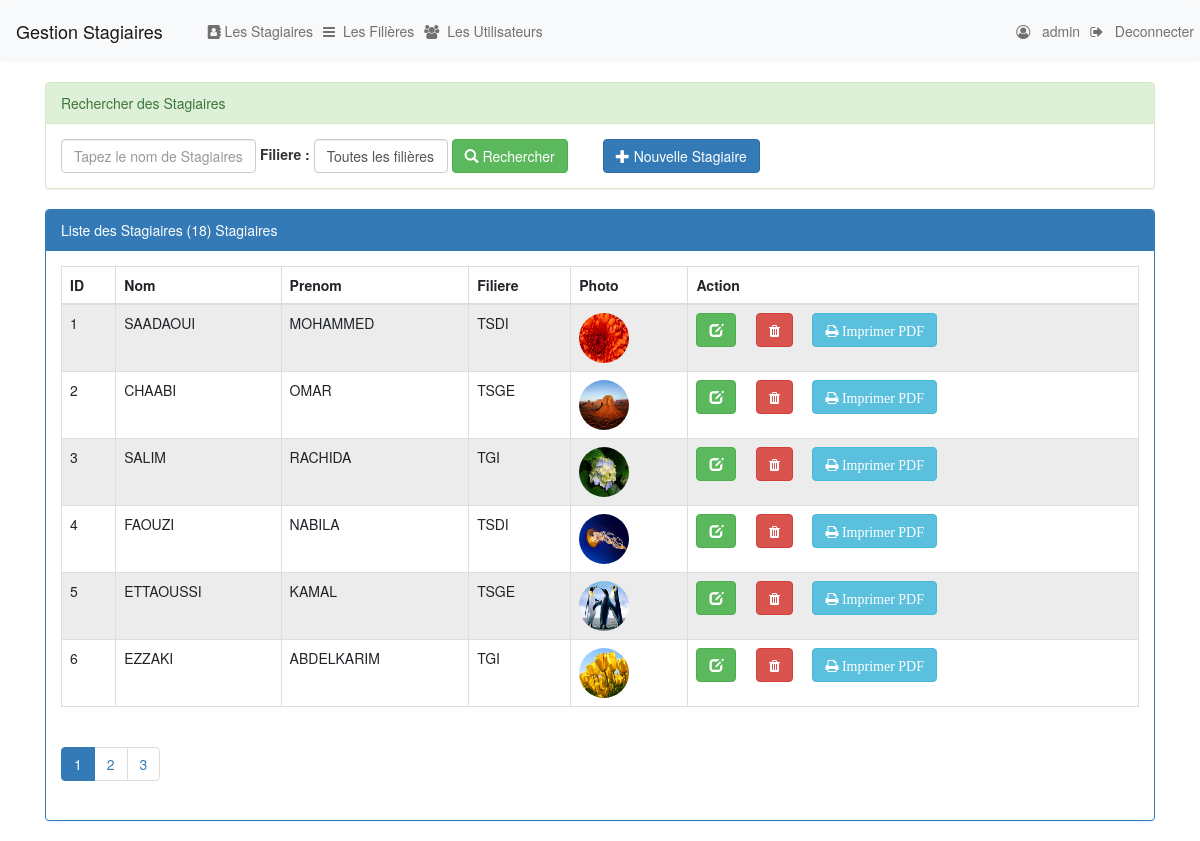
/pages/stagiaires.php (signed in), run on the app's committed database.
### tables this page shows
create table stagiaire(
    idStagiaire int(4) auto_increment primary key,
    nom varchar(50),
    prenom varchar(50),
    civilite varchar(1),
    photo varchar(100),
    idFiliere int(4)
);

create table filiere(
    idFiliere int(4) auto_increment primary key,
    nomFiliere varchar(50),
    niveau varchar(50)
);

### pages/stagiaires.php (the view, shortened to what this page needs)
<?php
        require_once("coonexiondb.php");
        $nomPrenom=isset($_GET['nomPrenom'])?$_GET['nomPrenom']:"";
        $filiere=isset($_GET['idFiliere'])?$_GET['idFiliere']:0;
        $size=isset($_GET['size']) ? $_GET['size']:6;
        $page=isset($_GET['page']) ? $_GET['page']:1;
        $offset=($page-1)*$size;
        $requete="select * from filiere";
        if($filiere==0){
            $req="SELECT idStagiaire,nom,prenom,nomFiliere,photo FROM stagiaire INNER JOIN filiere ON stagiaire.idFiliere = filiere.idFiliere
                 and (nom like '%$nomPrenom%' or prenom like '%$nomPrenom%') order by idStagiaire
                 limit $size offset $offset ";
            $reqtot="select count(*) contS from stagiaire where (nom like '%$nomPrenom%' or prenom like '%$nomPrenom%') ";
        }
        $res=$conn->query($req);
        $restot=$conn->query($reqtot);
        $resfil=$conn->query($requete);
        $tot=$restot->fetch();
        $nbtot=$tot['contS'];
        $rest=$nbtot % $size;
        if($rest===0)
         $nbrPage=$nbtot/$size;
        else
         $nbrPage=floor($nbtot/$size)+1;
?>
<!DOCTYPE html>
<html>
    <head>
    <link href="https://cdn.jsdelivr.net/npm/bootstrap@5.1.3/dist/css/bootstrap.min.css" rel="stylesheet">
    <link rel="stylesheet" type="text/css" href="../css/bootstrap.min.css">
    <link rel="stylesheet" type="text/css" href="../css/font-awesome.min.css">
    </head>
    <body>
        <?php include("menu.php")?>
        <div class="container">
            <div class="panel panel-success">
            <div class="panel-heading">Rechercher des Stagiaires</div>
            <div class="panel-body">
                 <form action="stagiaires.php" method="get" class="form-inline">
                     <div class="form-group">
                     <input type="text" name="nomPrenom" id="nomPrenom" placeholder="Tapez le nom de Stagiaires" value="<?php echo $nomPrenom ?>"  class="form-control">
                     </div>
                     <label for="">Filiere :</label>
                     <select name="idFiliere" id="idFiliere" class="form-control" onchange="this.form.submit()">
                           <option value=0>Toutes les filières</option>
                           <?php while($filiere=$resfil->fetch()) {?>
                            <option value="<?php echo $filiere['idFiliere']?>">
                            <?php if($filiere['idFiliere']===$filiere) echo "selected"?>
                            <?php echo $filiere['nomFiliere']?>
                            </option>
                           <?php } ?>
                     </select>
                     <button type="submit" class="btn btn-success"><span class="glyphicon glyphicon-search"></span> Rechercher</button>
                     <?php if($_SESSION['user']['role']=='ADMIN') {?>
                     <a href="nouvelleStagiaire.php" class="btn btn-primary btn-edit-delete"><span class="glyphicon glyphicon-plus"></span> Nouvelle Stagiaire</a>
                     <?php } ?>
                 </form>
            </div>
            </div>
            <div class="panel panel-primary">
            <div class="panel-heading">Liste des Stagiaires (<?php echo $nbtot ?>) Stagiaires </div>
            <div class="panel-body">
                <table class="table table-striped table-bordered">
                    <thead>
                        <tr>
                        <th scope="col">ID </th>
                        <th scope="col"> Nom </th>
                        <th scope="col"> Prenom </th>
                        <th scope="col"> Filiere </th>
                        <th scope="col"> Photo </th>
                        <?php if($_SESSION['user']['role']=='ADMIN') {?>
                        <th scope="col"> Action </th>
                        <?php } ?>
                        </tr>
                    </thead>
                    <tbody>
                            <?php while($stagiaire=$res->fetch()){ ?>
                                <tr>
                                    <td><?php echo $stagiaire['idStagiaire'] ?> </td>
                                    <td><?php echo $stagiaire['nom'] ?> </td>
                                    <td><?php echo $stagiaire['prenom'] ?> </td>
                                    <td><?php echo $stagiaire['nomFiliere'] ?> </td>
                                    <td>
                                        <img src="../images/<?php echo $stagiaire['photo']?>"
                                        width="50px" height="50px" class="img-circle">
                                    </td>
                                       <?php if($_SESSION['user']['role']=='ADMIN') {?>
                                        <td>
                                            <a class="btn btn-success btn-edit-delete" href="editerStagiaire.php?idS=<?php echo $stagiaire['idStagiaire'] ?>">
                                                <span class="glyphicon glyphicon-edit"></span>
                                            </a>
                                            <a class="btn btn-danger btn-edit-delete" onclick="return confirm('Etes vous sur de vouloir supprimer le stagiaire')"
                                            href="supprimerStagiaire.php?idS=<?php echo $stagiaire['idStagiaire'] ?>">
                                                <span class="fa fa-trash"></span>
                                            </a>
                                            <a class="btn btn-info btn-edit-delete" href="attestation.php?idS=<?php echo $stagiaire['idStagiaire'] ?>">
                                                    <span class="fa fa-print"> Imprimer PDF</span>
                                            </a>
                                        </td>
                                        <?php } ?>
                                 </tr>
                             <?php } ?>
                        </tbody>
                </table>
                <div>
                <ul class="pagination">
                        <?php for($i=1;$i<=$nbrPage;$i++){ ?>
                            <li class="<?php if($i==$page) echo 'active' ?>">
                                <a href="stagiaires.php?page=<?php echo $i;?>&nomPrenom=<?php echo $nomPrenom ?>&idfiliere=<?php echo $filiere ?>">
                                    <?php echo $i; ?>
                                </a>
                             </li>
                        <?php } ?>
                    </ul>
                </div>
            </div>
            </div>
        </div>
    </body>
</html>

### pages/menu.php (shortened to what this page needs)
<!DOCTYPE html>
<html>
    <head>
    <link href="https://cdn.jsdelivr.net/npm/bootstrap@5.1.3/dist/css/bootstrap.min.css" rel="stylesheet">
    <link rel="stylesheet" type="text/css" href="../css/bootstrap.min.css">
    </head>
    <body>
    <nav class="navbar navbar-expand-lg navbar-light bg-light">
    <a class="navbar-brand" href="../index.php">Gestion Stagiaires</a>
    <div class="collapse navbar-collapse " id="navbarNav">
        <ul class="navbar-nav nav justify-content-center ">
        <li class="nav-item active ">
            <a class="nav-link" href="stagiaires.php"><i class="fa fa-address-book" aria-hidden="true"></i> Les Stagiaires</a>
        </li>
        <li class="nav-item">
            <a class="nav-link" href="filieres.php"><i class="fa fa-bars" aria-hidden="true"></i> &nbsp;Les Filières</a>
        </li>
        <?php if($_SESSION['user']['role']=='ADMIN') {?>
        <li class="nav-item">
            <a class="nav-link" href="utilisateurs.php"><i class="fa fa-users" aria-hidden="true"></i>&nbsp; Les Utilisateurs</a>
        </li>
        <?php } ?>
        </ul>
        <ul class="navbar-nav navbar-right nav justify-content-center">
        <li class="nav-item active">
            <a class="nav-link" href="editerUtilisateur.php?idU=<?php echo $_SESSION['user']['iduser'] ?>"> <i class="fa fa-user-circle-o" aria-hidden="true"></i> &nbsp; <?php echo $_SESSION['user']['login']?></a>
        </li>
        <li class="nav-item">
            <a class="nav-link" href="seDeconnecter.php" ><i class="fa fa-sign-out"></i> &nbsp; Deconnecter</a>
        </li>
        </ul>
    </div>
    </nav>
    </body>
</html>

### data on the page
stagiaire: idStagiaire "1", nom "SAADAOUI", prenom "MOHAMMED", idFiliere.nomFiliere "TSDI", photo (picture)
stagiaire: idStagiaire "2", nom "CHAABI", prenom "OMAR", idFiliere.nomFiliere "TSGE", photo (picture)
stagiaire: idStagiaire "3", nom "SALIM", prenom "RACHIDA", idFiliere.nomFiliere "TGI", photo (picture)
stagiaire: idStagiaire "4", nom "FAOUZI", prenom "NABILA", idFiliere.nomFiliere "TSDI", photo (picture)
stagiaire: idStagiaire "5", nom "ETTAOUSSI", prenom "KAMAL", idFiliere.nomFiliere "TSGE", photo (picture)
stagiaire: idStagiaire "6", nom "EZZAKI", prenom "ABDELKARIM", idFiliere.nomFiliere "TGI", photo (picture)

### other printed values
$_SESSION['user']['login'] "admin"
$nbtot "18"
